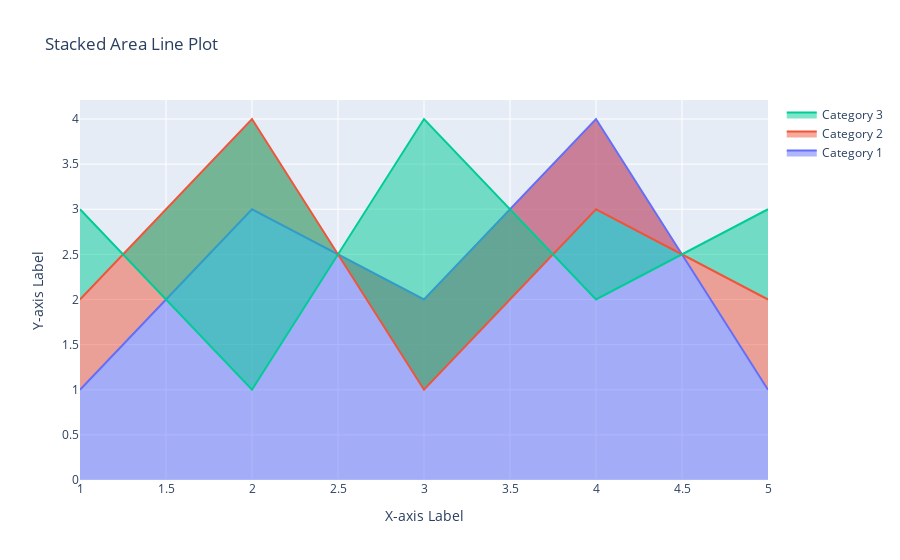

This figure's notebook cell:
### Code cell
import plotly.graph_objects as go

# Sample data
x_values = [1, 2, 3, 4, 5]
y1_values = [1, 3, 2, 4, 1]
y2_values = [2, 4, 1, 3, 2]
y3_values = [3, 1, 4, 2, 3]

# Create stacked area line plot
fig = go.Figure()

fig.add_trace(go.Scatter(x=x_values, y=y1_values, mode='lines', fill='tozeroy', name='Category 1'))
fig.add_trace(go.Scatter(x=x_values, y=y2_values, mode='lines', fill='tonexty', name='Category 2'))
fig.add_trace(go.Scatter(x=x_values, y=y3_values, mode='lines', fill='tonexty', name='Category 3'))

# Customize layout
fig.update_layout(
    title='Stacked Area Line Plot',
    xaxis=dict(title='X-axis Label'),
    yaxis=dict(title='Y-axis Label'),
    showlegend=True
)

# Show the plot
fig.show()

### Figure 1 — Plotly figure (JSON) as saved in the notebook; plotly's stock layout.template omitted (floating-point values rounded to 4 significant figures)
{"data": [{"fill": "tozeroy", "mode": "lines", "name": "Category 1", "type": "scatter", "x": [1, 2, 3, 4, 5], "y": [1, 3, 2, 4, 1]}, {"fill": "tonexty", "mode": "lines", "name": "Category 2", "type": "scatter", "x": [1, 2, 3, 4, 5], "y": [2, 4, 1, 3, 2]}, {"fill": "tonexty", "mode": "lines", "name": "Category 3", "type": "scatter", "x": [1, 2, 3, 4, 5], "y": [3, 1, 4, 2, 3]}], "layout": {"autosize": true, "showlegend": true, "title": {"text": "Stacked Area Line Plot"}, "xaxis": {"autorange": true, "range": [1, 5], "title": {"text": "X-axis Label"}, "type": "linear"}, "yaxis": {"autorange": true, "range": [0, 4.211], "title": {"text": "Y-axis Label"}, "type": "linear"}}}
